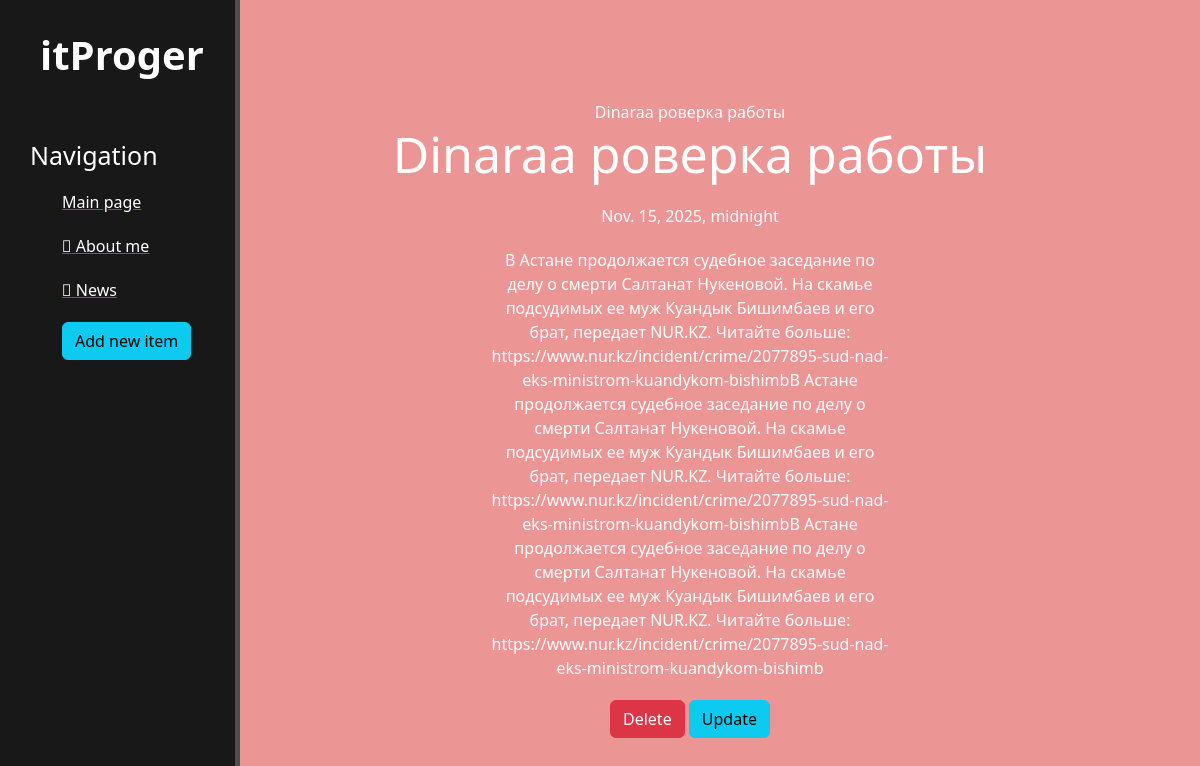
Page /news/4 on the committed database.
### news/models.py (models this page shows, shortened)
class Articles(models.Model):
    title = models.CharField('Title', max_length=50)
    anons = models.CharField('Anons', max_length=250)
    content = models.TextField('Content')
    date = models.DateTimeField('Date published')
    def __str__(self):
        return self.title
    class Meta:
        verbose_name = 'Новости'
        verbose_name_plural = 'Новость'

### news/views.py (the view)
# urls.py: path('<int:pk>', views.NewsDetailView.as_view(), name='news-detail'),
class NewsDetailView(DetailView):
    model = Articles
    template_name = 'news/detail_view.html'
    context_object_name = 'article'

### news/templates/news/detail_view.html (shortened to what this page needs)
{% extends 'main/layout.html' %}
{% block content %}
<div class="features">
    {{article}}
    <h1>{{ article.title }}</h1>
    <p>{{ article.date }}</p>
    <p>{{ article.content }}</p>
    <a href="{% url 'news-delete' article.id %}" class="btn btn-danger">Delete</a>
    <a href="{% url 'news-update' article.id %}" class="btn btn-info">Update</a>
</div>
{% endblock %}

### main/static/main/css/main.css (style rules this page uses)
body { background: #ec9595; }
.features { float: left; color: #ffffff; margin-top: 100px; text-align: center; width: 75%; }
.features h1 { font-size: 50px; }
.features p { max-width: 400px; margin: 20px auto; }

### rows in the picture
Articles: title "Dinaraa роверка работы", date "Nov. 15, 2025, midnight", content "В Астане продолжается судебное заседание по делу о смерти Салтанат Нукеновой. На скамье подсудимых ее муж Куандык Бишимбаев и его брат, передает NUR.KZ. Читайте больше: https://www.nur.kz/incident/crime/2077895-sud-nad-eks-ministrom-kuandykom-bishimbВ Астане продолжается судебное заседание по делу о смерти Салтанат Нукеновой. На скамье подсудимых ее муж Куандык Бишимбаев и его брат, передает NUR.KZ. Читайте больше: https://www.nur.kz/incident/crime/2077895-sud-nad-eks-ministrom-kuandykom-bishimbВ Астане продолжается судебное заседание по делу о смерти Салтанат Нукеновой. На скамье подсудимых ее муж Куандык Бишимбаев и его брат, передает NUR.KZ. Читайте больше:…"
